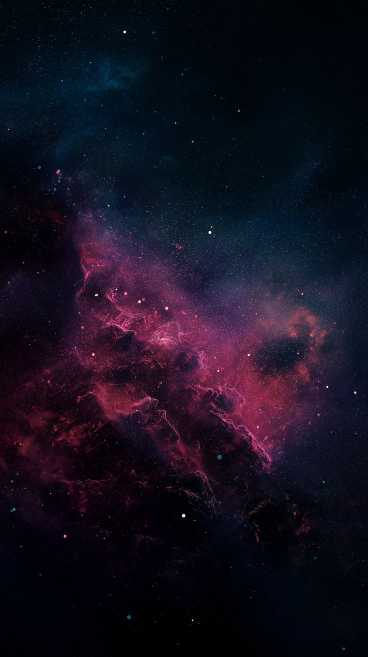
#> input picture art/sky/solara_source.jpg, 736 x 1313 px (shown at 1/2 size)
$ python -i stitch_filled.py   (imports and definitions only)
#> lines starting #> are read from the running program, lines starting #| are printed output that depends on the picture
#> further down, picture is the input picture: PIL image 736x1313 RGB; mean R, G, B 21.1, 15.8, 30.1
import sys, os, numpy as np
from PIL import Image
E=560; X=300
SEAM = os.environ.get("STITCH_SEAM", "") != ""   # v6.7: cut along the best-matching path (no ghosted people) instead of a wide crossfade
F = 10                                           # feather either side of the cut (px)
def blend(a, b):
  """a and b cover the same X columns; returns the mix: a on the left, b on the right."""
  if not SEAM:
    r=np.linspace(0,1,a.shape[1])[None,:,None]
    return a*(1-r)+b*r
  d=np.abs(a-b).mean(2)                          # H x X
  H,Wd=d.shape
  cost=d.copy(); back=np.zeros((H,Wd),int)
  for y in range(1,H):
    left=np.r_[np.inf,cost[y-1,:-1]]; right=np.r_[cost[y-1,1:],np.inf]; mid=cost[y-1]
    st=np.vstack([left,mid,right]); k=st.argmin(0); back[y]=k-1
    cost[y]+=st[k,np.arange(Wd)]
  cut=np.zeros(H,int); cut[-1]=int(cost[-1, F:Wd-F].argmin())+F
  for y in range(H-1,0,-1): cut[y-1]=np.clip(cut[y]+back[y,cut[y]],F,Wd-F-1)
  xs=np.arange(Wd)[None,:]
  r=np.clip((xs-(cut[:,None]-F))/(2.0*F),0,1)[:,:,None]
  return a*(1-r)+b*r
def halves(im):
  W,H=im.size; m=H//2
#> after `W, H = im.size`: W = 736; H = 1313
#> after `m = H // 2`: m = 656
  t=im.crop((0,0,W,m-6)); b=im.crop((0,m+6,W,H)); h=min(t.height,b.height)
#> after `t = im.crop((0, 0, W, m - 6))`:
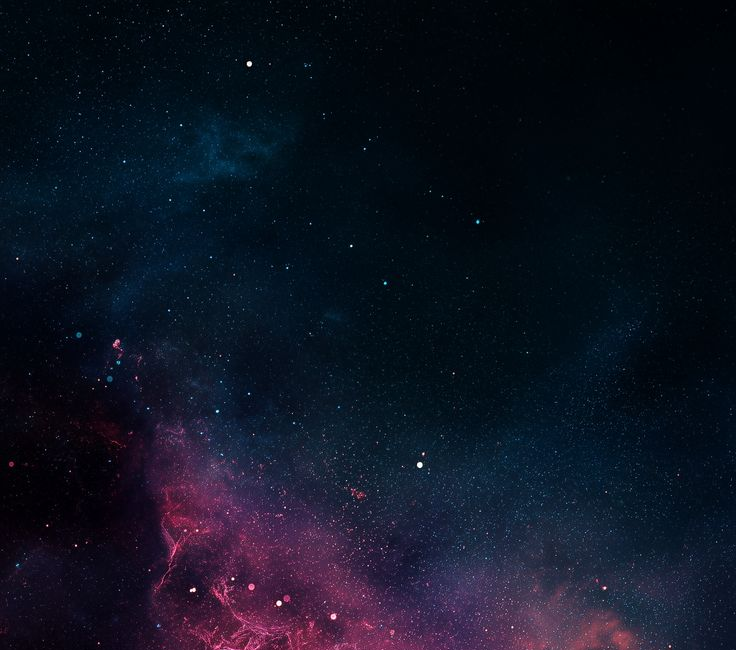
#> t: PIL image 736x650 RGB; mean R, G, B 15.2, 19.3, 33.8
#> after `b = im.crop((0, m + 6, W, H))`:
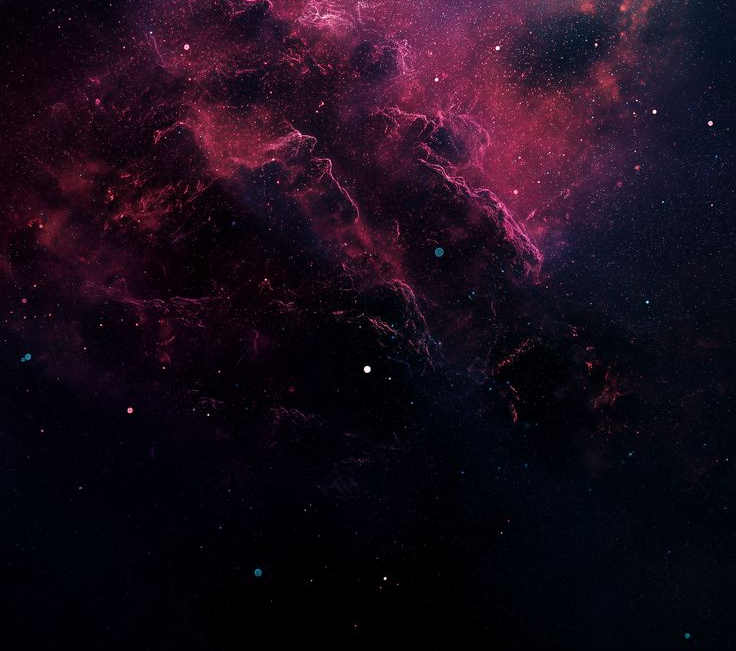
#> b: PIL image 736x651 RGB; mean R, G, B 25.9, 11.9, 25.7
#> after `h = min(t.height, b.height)`: h = 650
  return np.array(t.crop((0,0,W,h))).astype(float), np.array(b.crop((0,0,W,h))).astype(float)
def shift_of(ref, mov):
  # best (dx,dy) so mov shifted matches ref (grey, small search)
  a=ref.mean(2); b=mov.mean(2); best=(1e18,0,0)
  for dy in range(-12,13,2):
    for dx in range(-40,41,2):
      ya,yb=max(0,dy),max(0,-dy); xa,xb=max(0,dx),max(0,-dx)
      h=a.shape[0]-abs(dy); w=a.shape[1]-abs(dx)
      d=np.abs(a[ya:ya+h,xa:xa+w]-b[yb:yb+h,xb:xb+w]).mean()
      if d<best[0]: best=(d,dx,dy)
  return best
def roll(img,dx,dy):
  return np.roll(np.roll(img,dy,0),dx,1)
def join(a,b):   # a's last E cols == b's first E cols
  W=a.shape[1]; s=(E-X)//2
  mid=blend(a[:,W-E+s:W-E+s+X], b[:,s:s+X])
  return np.concatenate([a[:,:W-E+s],mid,b[:,s+X:]],1)
# [1 line that did not run here, left out]
# [2 lines not run here, left out]
# [1 line that did not run here, left out]
# [1 line that did not run here, left out]
# align each filled row to the originals it overlaps (left piece)
# [1 line that did not run here, left out]
# [1 line that did not run here, left out]
# [1 line that did not run here, left out]
# [1 line that did not run here, left out]
# [1 line that did not run here, left out]
st=(E-X)//2
# [1 line that did not run here, left out]
# [1 line that did not run here, left out]
# [2 lines not run here, left out]

>>> from PIL import Image
>>> picture = Image.open('../../art/sky/solara_source.jpg')
>>> result = halves(picture)
